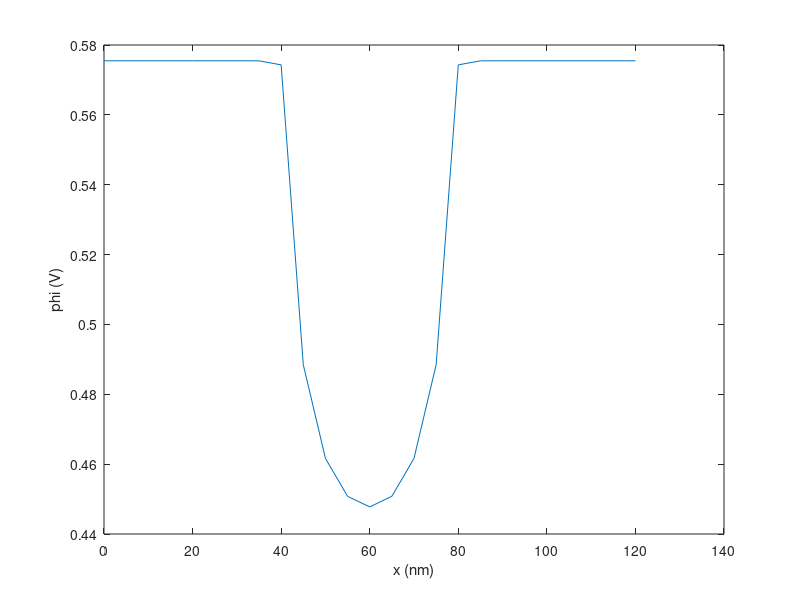
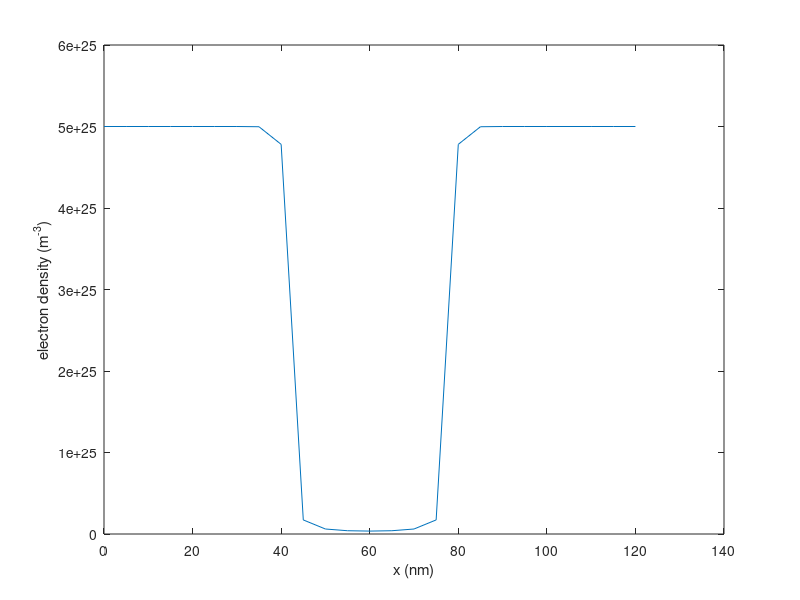
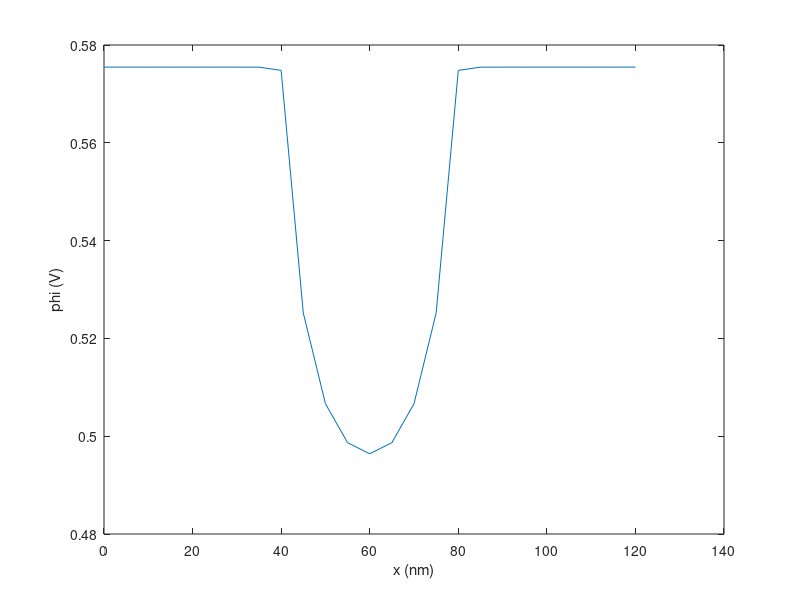
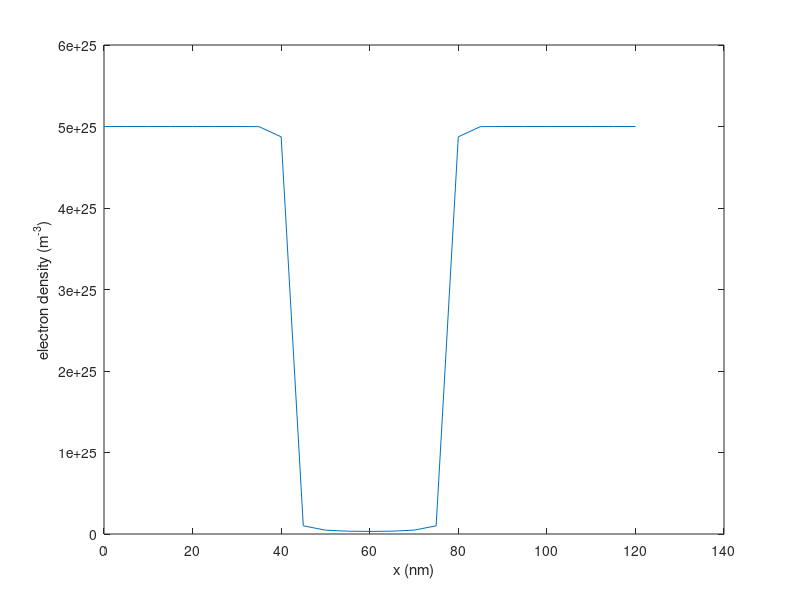

The MATLAB source for these figures, in order:
q = 1.602192e-19; % Elementary charge, C
eps0 = 8.854187817e-12; % Vacuum permittivity, F/m
k_B = 1.380662e-23; % Boltzmann constant, J/K
T = 300.0; % Temperature, K
thermal = k_B*T/q; % Thermal voltage, V
Deltax = 5e-9; % 1 nm spacing
N = 25; % 600-nm-long structure
x = Deltax*transpose([0:N-1]); % real space, m
x_12 = 9; % At x=100 nm
x_23 = 17; % At x=500 nm
eps_si = 11.7; eps_ox = 3.9; % Relative permittivity
Ndon = 2e23*ones(N,1); % 2e21 -> 2e15 /cm^3
Ndon(1:x_12,1) = 5e25; % 5e23 -> 5e17 /cm^3
Ndon(x_23:N,1) = 5e25; % 5e23 -> 5e17 /cm^3
ni = 1.075e16; % 1.075e10 /cm^3
coef = Deltax*Deltax*q/eps0;

phi = zeros(N,1);
phi(:,1) = thermal*log(Ndon(:,1)/ni);
for newton=1:10
 
    res = zeros(N,1);
    Jaco = sparse(N,N);
    res(1,1) = phi(1,1) - thermal*log(Ndon(1,1)/ni);
    Jaco(1,1) = 1.0;
    
    for ii=2:N-1
        res(ii,1) = eps_si*(phi(ii+1,1)-2*phi(ii,1)+phi(ii-1,1));
        Jaco(ii,ii-1) = eps_si;
        Jaco(ii,ii ) = -2*eps_si;
        Jaco(ii,ii+1) = eps_si;
    end
    
    res(N,1) = phi(N,1) - thermal*log(Ndon(N,1)/ni);
    Jaco(N,N) = 1.0;
    
    for ii=2:N-1
        res(ii,1) = res(ii,1) - coef*(-Ndon(ii,1)+ni*exp(phi(ii,1)/thermal));
        Jaco(ii,ii) = Jaco(ii,ii) - coef*ni*exp(phi(ii,1)/thermal)/thermal;
    end

     update = Jaco \ (-res);
     phi = phi + update;
     norm(update,inf)
end
figure(201)
plot(x/1e-9,phi);
xlabel('x (nm)')
ylabel('phi (V)')

elec = zeros(N,1);
elec = ni*exp(phi/thermal);
elec_p = elec
figure(202)
plot(x/1e-9,elec_p);
xlabel('x (nm)')
ylabel('electron density (m^-^3)')


for newton=1:10
 res = zeros(2*N,1);
Jaco = sparse(2*N,2*N);
res(1,1) = phi(1,1) - thermal*log(Ndon(1,1)/ni);
Jaco(1,1) = 1.0;
for ii=2:N-1
 res(2*ii-1,1) = eps_si*(phi(ii+1,1)-2*phi(ii,1)+phi(ii-1,1)) + coef*(Ndon(ii,1) - elec(ii,1));
 Jaco(2*ii-1,2*ii+1) = eps_si;
 Jaco(2*ii-1,2*ii-1) = -2*eps_si;
 Jaco(2*ii-1,2*ii-3) = eps_si;
 Jaco(2*ii-1,2*ii ) = -coef;
end
res(2*N-1,1) = phi(N,1) - thermal*log(Ndon(N,1)/ni);
Jaco(2*N-1,2*N-1) = 1.0;

for ii=1:N-1 % edge-wise construction
 n_av = 0.5*(elec(ii+1,1)+elec(ii,1));
 dphidx = (phi(ii+1,1)-phi(ii,1))/Deltax;
 delecdx = (elec(ii+1,1)-elec(ii,1))/Deltax;
 Jn = n_av * dphidx - thermal * delecdx;
 res(2*ii,1) = res(2*ii,1) + Jn;
 Jaco(2*ii,2*ii+2) = Jaco(2*ii,2*ii+2) + 0.5*dphidx - thermal / Deltax;
 Jaco(2*ii,2*ii ) = Jaco(2*ii,2*ii ) + 0.5*dphidx + thermal / Deltax;
 Jaco(2*ii,2*ii+1) = Jaco(2*ii,2*ii+1) + n_av / Deltax;
 Jaco(2*ii,2*ii-1) = Jaco(2*ii,2*ii-1) - n_av / Deltax;
 res(2*ii+2,1) = res(2*ii+2,1) - Jn;
 Jaco(2*ii+2,2*ii+2) = Jaco(2*ii+2,2*ii+2) - 0.5*dphidx + thermal / Deltax;
 Jaco(2*ii+2,2*ii ) = Jaco(2*ii+2,2*ii ) - 0.5*dphidx - thermal / Deltax;
 Jaco(2*ii+2,2*ii+1) = Jaco(2*ii+2,2*ii+1) - n_av / Deltax;
 Jaco(2*ii+2,2*ii-1) = Jaco(2*ii+2,2*ii-1) + n_av / Deltax;
end

res(2,1) = elec(1,1) - Ndon(1,1);
Jaco(2,:) = 0.0;
Jaco(2,2) = 1.0;
res(2*N,1) = elec(N,1) - Ndon(N,1);
Jaco(2*N,:) = 0.0;
Jaco(2*N,2*N) = 1.0;

Cvector = zeros(2*N,1);
Cvector(1:2:2*N-1,1) = thermal;
Cvector(2:2:2*N ,1) = max(abs(Ndon));
Cmatrix = spdiags(Cvector,0,2*N,2*N);
Jaco_scaled = Jaco * Cmatrix;
Rvector = 1./sum(abs(Jaco_scaled),2);
Rmatrix = spdiags(Rvector,0,2*N,2*N);
Jaco_scaled = Rmatrix * Jaco_scaled;
res_scaled = Rmatrix * res;
update_scaled = Jaco_scaled \ (-res_scaled);
update = Cmatrix * update_scaled;

 phi = phi + update(1:2:2*N-1,1);
 elec = elec + update(2:2:2*N,1);
 norm(update(1:2:2*N-1,1),inf)
end
figure(301)
plot(x/1e-9,phi);
xlabel('x (nm)')
ylabel('phi (V)')

figure(302)
plot(x/1e-9,elec);
xlabel('x (nm)')
ylabel('electron density (m^-^3)')


figure(303)
plot(x/1e-9,elec,'r-',x/1e-9,elec_p,'bo');
xlabel('x (nm)')
ylabel('electron density (m^-^3)')
